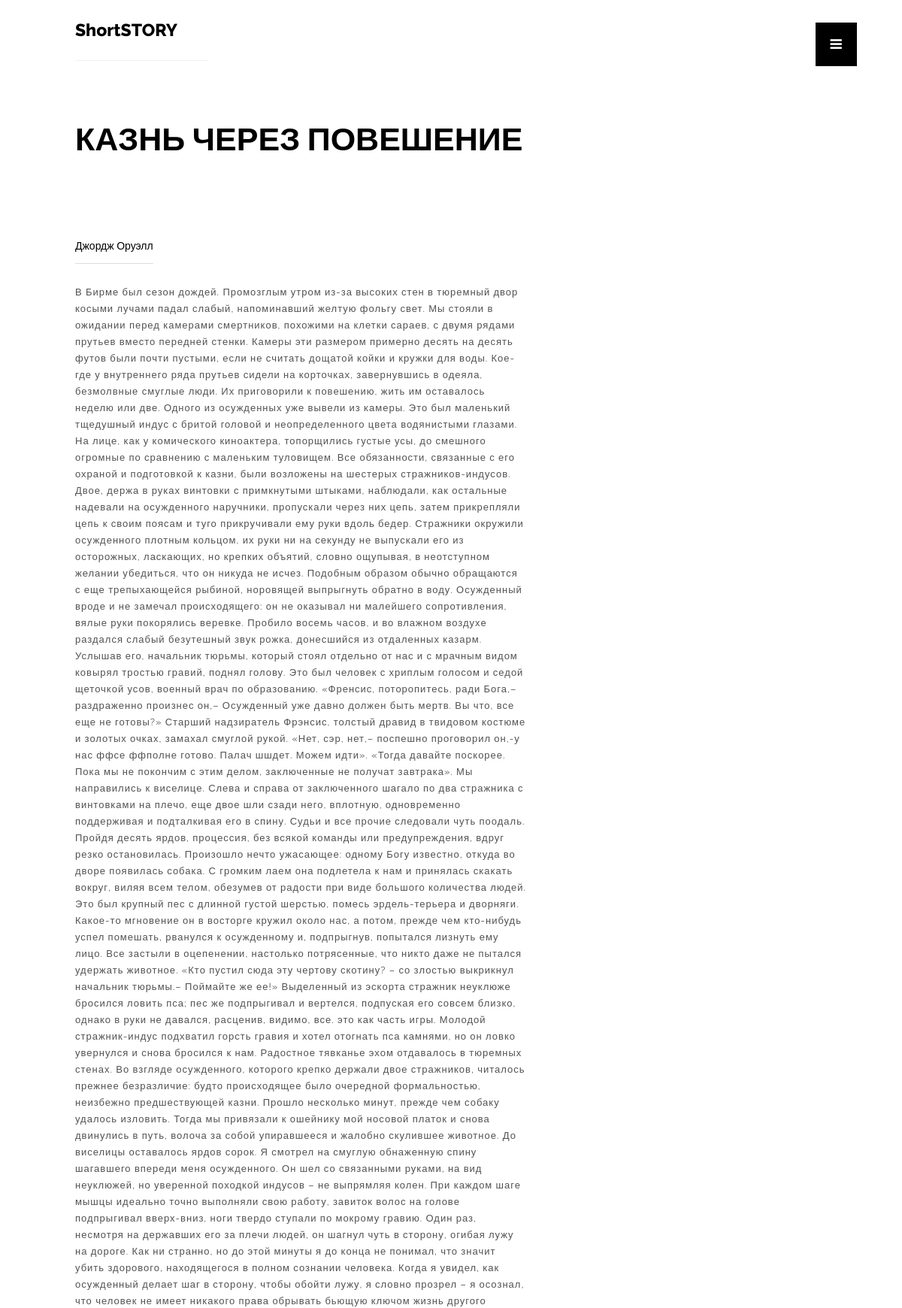
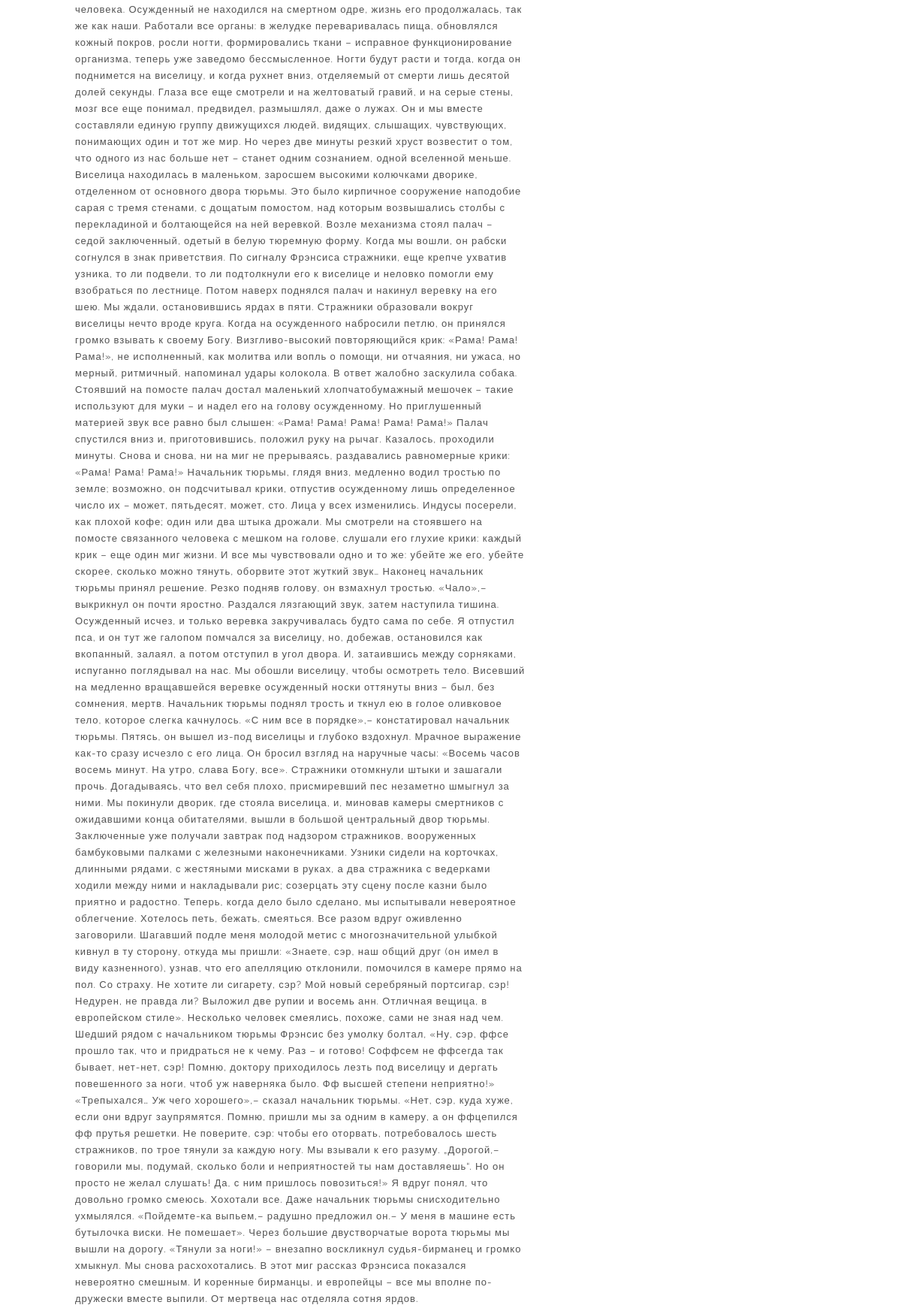
Page /hanging/ (signed in, upper part) on the committed database (2 pictures, top to bottom).
### shortstoryapp/models.py (models this page shows, shortened)
class Story(models.Model):
    title            = models.CharField("Название", max_length=100)
    description      = models.TextField("Содержание")
    illustration     = models.ImageField("Иллюстрация", upload_to="stories_illustration/")
    author           = models.ForeignKey(Author, on_delete=models.CASCADE, verbose_name="Автор")
    genres           = models.ManyToManyField(Genre, verbose_name="жанры")
    publication_date = models.DateField("Дата издания", default=2019)
    url              = models.SlugField(max_length=130, unique=True)
    draft            = models.BooleanField("Черновик", default=False)
    likes            = models.ManyToManyField(User, related_name="story_likes")
    def total_likes(self):
        return self.likes.count()
    class Meta:
        verbose_name = "Рассказ"
        verbose_name_plural = "Рассказы"

class Author(models.Model):
    name            = models.CharField("Имя", max_length=100)
    description     = models.TextField("Описание")
    image           = models.ImageField("Изображение", upload_to="authors_image/")
    url             = models.SlugField(max_length=130, unique=True)
    def get_absolute_url(self):
        return reverse("author", kwargs={"slug": self.url})
    class Meta:
        verbose_name = "Писатель"
        verbose_name_plural = "Писатели"

### shortstoryapp/views.py (the view)
# urls.py: path("<slug:slug>/", login_required(views.StoriesDetailView.as_view()), name = "story_detail"),
class StoriesDetailView(DetailView):
    model = Story
    slug_field = "url"
    def get_context_data(self, *args, **kwargs):
        stuff = get_object_or_404(Story, id=self.object.pk)
        total_likes = stuff.total_likes()
        context = super(StoriesDetailView, self).get_context_data()
        liked = False
        if stuff.likes.filter(id=self.request.user.id).exists():
            liked = True
        context["total_likes"] = total_likes
        context["liked"] = liked
        return context

### templates/shortstoryapp/story_detail.html (shortened to what this page needs)
{% extends 'shortstoryapp/base.html' %}
  {% block story %}
  <div class="content" id="ajax-content">
        <div class="text-intro">
          <h1>{{ story.title }}</h1>
              <div class="prev-next">
                <div class="prev-button"><a class="ajax-link" href="{{ story.author.get_absolute_url }}">{{ story.author.name }}</a></div>
              </div>
              <br/><br/>
              <div class="two-column">
		            <p>{{ story.description }}</p>
		          </div>
              <br/><br/><br/>
              <div class="one-colomn">
              </div>
                  <br/><br/><br/><br/>
                    <br/><br/><br/><br/>
            </div>
    </div>
{% endblock story %}

### static/css/style.css (style rules this page uses)
body { font-family: 'Raleway', sans-serif; font-size:14px; font-weight: 400; overflow-y:scroll; -webkit-font-smoothing: antialiased; }
p { font-family: 'Raleway', sans-serif; font-size:14px; font-weight: 400; }
a { text-decoration:none; -webkit-transition: all 0.2s ease-in; -moz-transition: all 0.2s ease-in; -ms-transition: all 0.2s ease-in; -o-transition: all 0.2s ease-in; transition: all 0.2s ease-in; border-bottom:1px solid #dedede; }
.two-column { width:60%; position:relative; float:left; }
.two-column p { width:100% !important; }
.content { position:relative; width:1140px; margin:50px auto; }
.content .text-intro { width: 1140px; margin-top: 150px; margin: 150px auto 0; }
.content .text-intro h1 { font-size:43px; width:40%; text-transform:uppercase; color:#000000; font-weight:900; line-height:70px; }
.content .text-intro p { font-size:13px; color:#515151; margin-top:30px; font-weight:400; line-height:22px; letter-spacing:1px; width:40%; }
.prev-next { width:100%; max-width:1170px; margin:0 auto; padding-top:100px; }
.prev-next a { color:black; font-weight:500; padding-bottom: 15px; }
.prev-button { width:50%; position:relative; float:left; text-align:left; }
#ajax-content { width:100%; }

### static/css/style-responsive.css (style rules this page uses)
@media all and (max-width: 1330px) and (min-width: 1180px) { .content .text-intro { width:1000px; } }
@media all and (max-width: 1330px) and (min-width: 1180px) { .content .text-intro h1, .content .text-intro p { width:60%; } }
@media all and (max-width: 1330px) and (min-width: 1180px) { .prev-next { max-width:1000px; } }

### rows in the picture
Story: title "КАЗНЬ ЧЕРЕЗ ПОВЕШЕНИЕ", author.name "Джордж Оруэлл", description "В Бирме был сезон дождей. Промозглым утром из-за высоких стен в тюремный двор косыми лучами падал слабый, напоминавший желтую фольгу свет. Мы стояли в ожидании перед камерами смертников, похожими на клетки сараев, с двумя рядами прутьев вместо передней стенки. Камеры эти размером примерно десять на десять футов были почти пустыми, если не считать дощатой койки и кружки для воды. Кое-где у внутреннего ряда прутьев сидели на корточках, завернувшись в одеяла, безмолвные смуглые люди. Их приговорили к повешению, жить им оставалось неделю или две. Одного из осужденных уже вывели из камеры. Это был маленький тщедушный индус с бритой головой и неопределенного цвета водянистыми глазами. На лице,…"
